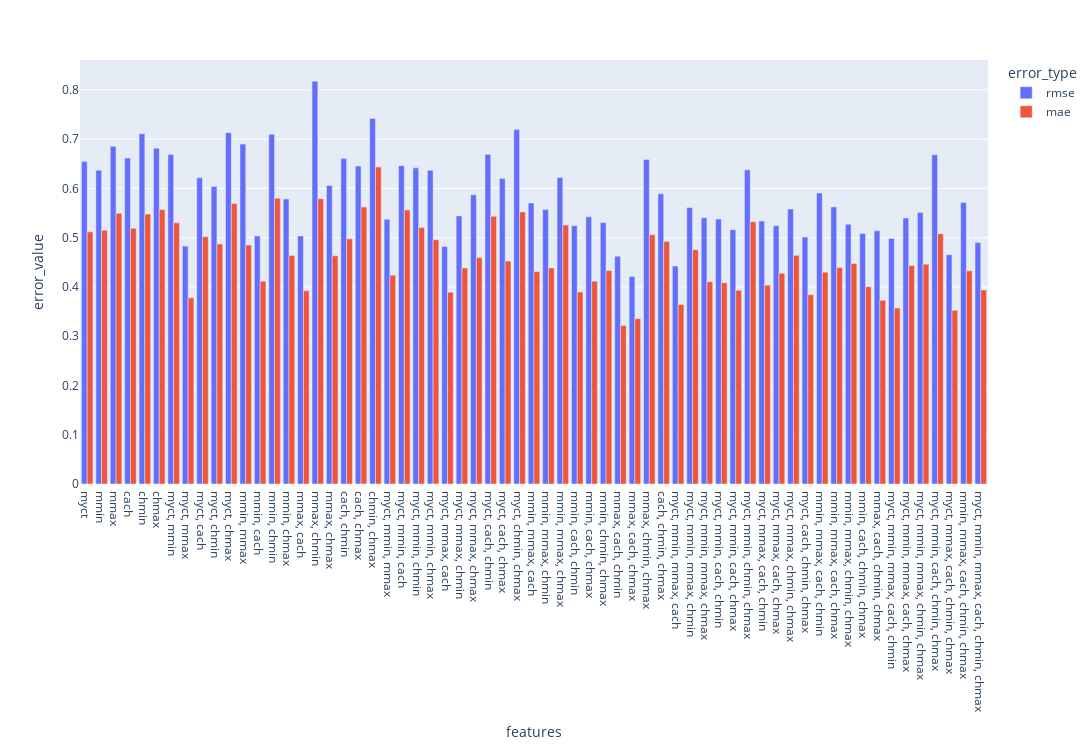

The notebook cell saved with this chart:
### Code cell
fig = px.bar(
    df_results_melt,
    x = 'features',
    y = 'error_value',
    color = 'error_type',
    barmode = 'group',
)

fig.update_layout(
    height=750,
    width=1250
)

fig.show()

### Figure 1 — Plotly figure (JSON) as saved in the notebook; plotly's stock layout.template omitted (floating-point values rounded to 4 significant figures)
{"data": [{"alignmentgroup": "True", "hovertemplate": "error_type=rmse<br>features=%{x}<br>error_value=%{y}<extra></extra>", "legendgroup": "rmse", "marker": {"color": "#636efa", "pattern": {"shape": ""}}, "name": "rmse", "offsetgroup": "rmse", "orientation": "v", "showlegend": true, "textposition": "auto", "type": "bar", "x": ["myct", "mmin", "mmax", "cach", "chmin", "chmax", "myct, mmin", "myct, mmax", "myct, cach", "myct, chmin", "myct, chmax", "mmin, mmax", "mmin, cach", "mmin, chmin", "mmin, chmax", "mmax, cach", "mmax, chmin", "mmax, chmax", "cach, chmin", "cach, chmax", "chmin, chmax", "myct, mmin, mmax", "myct, mmin, cach", "myct, mmin, chmin", "myct, mmin, chmax", "myct, mmax, cach", "myct, mmax, chmin", "myct, mmax, chmax", "myct, cach, chmin", "myct, cach, chmax", "myct, chmin, chmax", "mmin, mmax, cach", "mmin, mmax, chmin", "mmin, mmax, chmax", "mmin, cach, chmin", "mmin, cach, chmax", "mmin, chmin, chmax", "mmax, cach, chmin", "mmax, cach, chmax", "mmax, chmin, chmax", "cach, chmin, chmax", "myct, mmin, mmax, cach", "myct, mmin, mmax, chmin", "myct, mmin, mmax, chmax", "myct, mmin, cach, chmin", "myct, mmin, cach, chmax", "myct, mmin, chmin, chmax", "myct, mmax, cach, chmin", "myct, mmax, cach, chmax", "myct, mmax, chmin, chmax", "myct, cach, chmin, chmax", "mmin, mmax, cach, chmin", "mmin, mmax, cach, chmax", "mmin, mmax, chmin, chmax", "mmin, cach, chmin, chmax", "mmax, cach, chmin, chmax", "myct, mmin, mmax, cach, chmin", "myct, mmin, mmax, cach, chmax", "myct, mmin, mmax, chmin, chmax", "myct, mmin, cach, chmin, chmax", "myct, mmax, cach, chmin, chmax", "mmin, mmax, cach, chmin, chmax", "myct, mmin, mmax, cach, chmin, chmax"], "xaxis": "x", "y": [0.6548, 0.6371, 0.6855, 0.6617, 0.711, 0.6818, 0.6687, 0.4829, 0.6214, 0.6041, 0.7132, 0.69, 0.5035, 0.71, 0.5784, 0.5035, 0.8177, 0.6059, 0.6606, 0.6454, 0.742, 0.5374, 0.6462, 0.6417, 0.6367, 0.4821, 0.5442, 0.5872, 0.6691, 0.6201, 0.7194, 0.5704, 0.5571, 0.6223, 0.5242, 0.5425, 0.5307, 0.4623, 0.4211, 0.6589, 0.589, 0.4425, 0.5612, 0.5403, 0.5379, 0.5162, 0.6378, 0.5338, 0.5241, 0.5582, 0.5012, 0.5906, 0.5625, 0.5271, 0.5087, 0.5141, 0.4985, 0.5401, 0.5513, 0.6683, 0.4655, 0.5713, 0.4904], "yaxis": "y"}, {"alignmentgroup": "True", "hovertemplate": "error_type=mae<br>features=%{x}<br>error_value=%{y}<extra></extra>", "legendgroup": "mae", "marker": {"color": "#EF553B", "pattern": {"shape": ""}}, "name": "mae", "offsetgroup": "mae", "orientation": "v", "showlegend": true, "textposition": "auto", "type": "bar", "x": ["myct", "mmin", "mmax", "cach", "chmin", "chmax", "myct, mmin", "myct, mmax", "myct, cach", "myct, chmin", "myct, chmax", "mmin, mmax", "mmin, cach", "mmin, chmin", "mmin, chmax", "mmax, cach", "mmax, chmin", "mmax, chmax", "cach, chmin", "cach, chmax", "chmin, chmax", "myct, mmin, mmax", "myct, mmin, cach", "myct, mmin, chmin", "myct, mmin, chmax", "myct, mmax, cach", "myct, mmax, chmin", "myct, mmax, chmax", "myct, cach, chmin", "myct, cach, chmax", "myct, chmin, chmax", "mmin, mmax, cach", "mmin, mmax, chmin", "mmin, mmax, chmax", "mmin, cach, chmin", "mmin, cach, chmax", "mmin, chmin, chmax", "mmax, cach, chmin", "mmax, cach, chmax", "mmax, chmin, chmax", "cach, chmin, chmax", "myct, mmin, mmax, cach", "myct, mmin, mmax, chmin", "myct, mmin, mmax, chmax", "myct, mmin, cach, chmin", "myct, mmin, cach, chmax", "myct, mmin, chmin, chmax", "myct, mmax, cach, chmin", "myct, mmax, cach, chmax", "myct, mmax, chmin, chmax", "myct, cach, chmin, chmax", "mmin, mmax, cach, chmin", "mmin, mmax, cach, chmax", "mmin, mmax, chmin, chmax", "mmin, cach, chmin, chmax", "mmax, cach, chmin, chmax", "myct, mmin, mmax, cach, chmin", "myct, mmin, mmax, cach, chmax", "myct, mmin, mmax, chmin, chmax", "myct, mmin, cach, chmin, chmax", "myct, mmax, cach, chmin, chmax", "mmin, mmax, cach, chmin, chmax", "myct, mmin, mmax, cach, chmin, chmax"], "xaxis": "x", "y": [0.512, 0.5151, 0.5497, 0.5191, 0.5479, 0.5573, 0.5303, 0.3779, 0.502, 0.4873, 0.5692, 0.4853, 0.4117, 0.58, 0.4636, 0.3922, 0.5792, 0.4632, 0.4977, 0.5622, 0.6434, 0.424, 0.5564, 0.5205, 0.4959, 0.3894, 0.4386, 0.4596, 0.5433, 0.4525, 0.5524, 0.4315, 0.4386, 0.5255, 0.3898, 0.4117, 0.4334, 0.3216, 0.3355, 0.5059, 0.492, 0.3645, 0.4755, 0.4106, 0.4085, 0.3931, 0.5323, 0.4036, 0.4279, 0.4641, 0.3844, 0.43, 0.4393, 0.4474, 0.4006, 0.3728, 0.3571, 0.4434, 0.4461, 0.5081, 0.3525, 0.4327, 0.3937], "yaxis": "y"}], "layout": {"barmode": "group", "height": 750, "legend": {"title": {"text": "error_type"}, "tracegroupgap": 0}, "margin": {"t": 60}, "width": 1250, "xaxis": {"anchor": "y", "domain": [0.0, 1.0], "title": {"text": "features"}}, "yaxis": {"anchor": "x", "domain": [0.0, 1.0], "title": {"text": "error_value"}}}}
